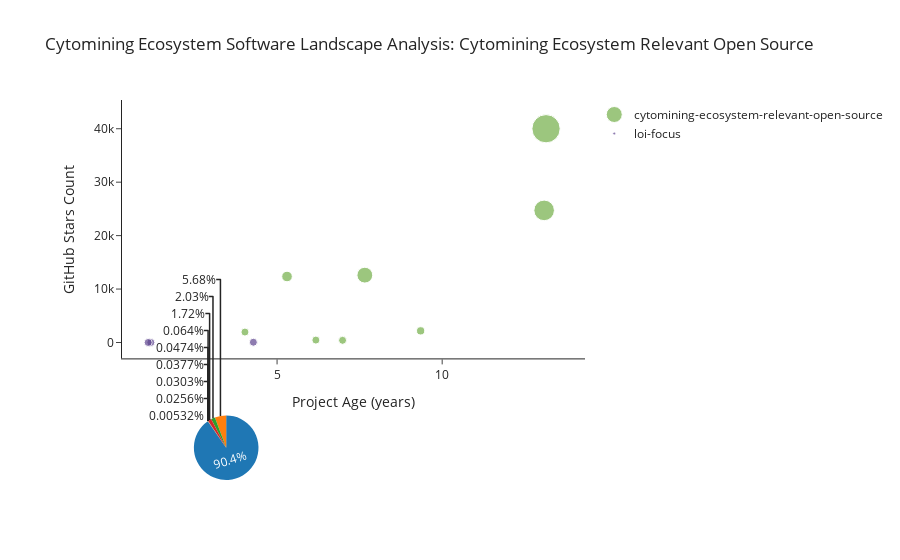
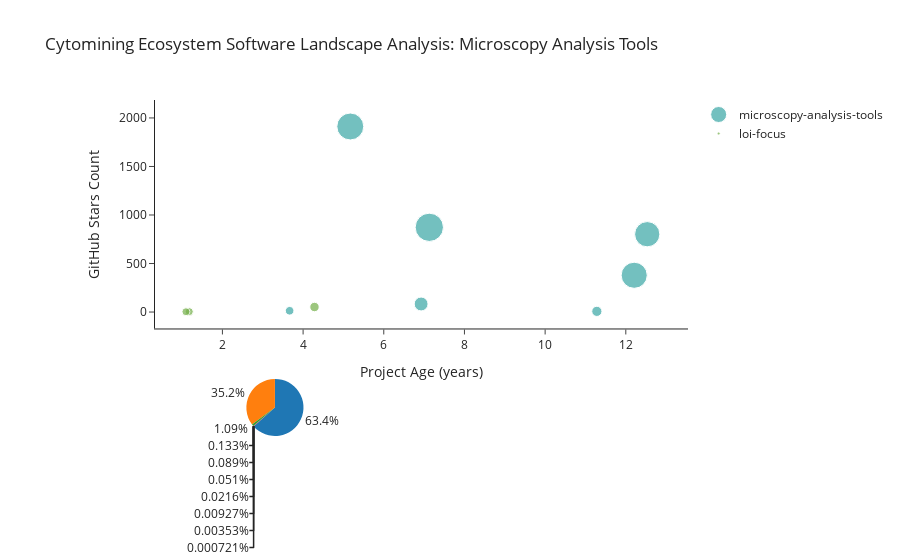

Notebook source saved alongside these figures, in order:
### Code cell
for category in (
    df_projects[df_projects["category"] != "loi-focus"]["category"].dropna().unique()
):
    target_df = df_projects[df_projects["category"].isin(["loi-focus", category])]
    category_title = category.replace("-", " ").title()
    create_plots_for_categories(target_df, category_title)

### Figure 1 — Plotly figure (JSON) as saved in the notebook; plotly's stock layout.template omitted (floating-point values rounded to 4 significant figures)
{"data": [{"hovertemplate": "<b>%{hovertext}</b><br><br>category=cytomining-ecosystem-relevant-open-source<br>Duration Created to Now in Years=%{x}<br>GitHub Stars=%{y}<br>GitHub Watchers=%{marker.size}<extra></extra>", "hovertext": ["pandas", "numpy", "arrow", "duckdb", "parquet-mr", "snakemake", "anndata", "parsl"], "legendgroup": "0", "marker": {"color": "rgb(115, 175, 72)", "size": [1121, 595, 351, 156, 95, 21, 15, 29], "sizemin": 4, "sizemode": "area", "sizeref": 2.803, "symbol": "circle"}, "mode": "markers", "name": "cytomining-ecosystem-relevant-open-source", "orientation": "v", "showlegend": true, "type": "scatter", "x": [13.15, 13.09, 7.658, 5.301, 9.348, 4.027, 6.175, 6.984], "xaxis": "x", "y": [40001, 24720, 12603, 12351, 2176, 1952, 450, 408], "yaxis": "y"}, {"hovertemplate": "<b>%{hovertext}</b><br><br>category=loi-focus<br>Duration Created to Now in Years=%{x}<br>GitHub Stars=%{y}<br>GitHub Watchers=%{marker.size}<extra></extra>", "hovertext": ["pycytominer", "IDR_stream", "CytoTable", "CytoSnake"], "legendgroup": "0", "marker": {"color": "rgb(95, 70, 144)", "size": [6, 2, 4, 0], "sizemin": 4, "sizemode": "area", "sizeref": 2.803, "symbol": "circle"}, "mode": "markers", "name": "loi-focus", "orientation": "v", "showlegend": true, "type": "scatter", "x": [4.282, 1.178, 1.096, 1.658], "xaxis": "x", "y": [52, 4, 3, 3], "yaxis": "y"}, {"domain": {"x": [0, 0.45], "y": [0, 0.17]}, "hovertemplate": "Language=%{label}<br>Value=%{value}<extra></extra>", "labels": ["C", "CSS", "Cython", "Dockerfile", "HTML", "Meson", "Python", "Shell", "Smarty", "XSLT"], "legendgroup": "1", "name": "", "showlegend": true, "type": "pie", "values": [386224, 6804, 1277471, 5751, 457000, 10664, 20322774, 14392, 8486, 1196]}], "layout": {"autosize": true, "legend": {"tracegroupgap": 800}, "title": {"text": "Cytomining Ecosystem Software Landscape Analysis: Cytomining Ecosystem Relevant Open Source"}, "xaxis": {"anchor": "y", "autorange": true, "domain": [0, 1], "range": [0.3585, 14.1], "title": {"text": "Project Age (years)"}, "type": "linear"}, "yaxis": {"anchor": "x", "autorange": true, "domain": [0.32, 1], "range": [-2486.0, 43340.0], "title": {"text": "GitHub Stars Count"}, "type": "linear"}}}

### Figure 2 — Plotly figure (JSON) as saved in the notebook; plotly's stock layout.template omitted (floating-point values rounded to 4 significant figures)
{"data": [{"hovertemplate": "<b>%{hovertext}</b><br><br>category=microscopy-analysis-tools<br>Duration Created to Now in Years=%{x}<br>GitHub Stars=%{y}<br>GitHub Watchers=%{marker.size}<extra></extra>", "hovertext": ["napari", "qupath", "CellProfiler", "ImageJ", "DeepProfiler", "BioProfiling.jl", "phenoripper"], "legendgroup": "0", "marker": {"color": "rgb(56, 166, 165)", "size": [49, 54, 43, 46, 13, 5, 7], "sizemin": 4, "sizemode": "area", "sizeref": 0.135, "symbol": "circle"}, "mode": "markers", "name": "microscopy-analysis-tools", "orientation": "v", "showlegend": true, "type": "scatter", "x": [5.17, 7.129, 12.53, 12.21, 6.926, 3.666, 11.28], "xaxis": "x", "y": [1912, 873, 802, 379, 83, 13, 7], "yaxis": "y"}, {"hovertemplate": "<b>%{hovertext}</b><br><br>category=loi-focus<br>Duration Created to Now in Years=%{x}<br>GitHub Stars=%{y}<br>GitHub Watchers=%{marker.size}<extra></extra>", "hovertext": ["pycytominer", "IDR_stream", "CytoTable", "CytoSnake"], "legendgroup": "0", "marker": {"color": "rgb(115, 175, 72)", "size": [6, 2, 4, 0], "sizemin": 4, "sizemode": "area", "sizeref": 0.135, "symbol": "circle"}, "mode": "markers", "name": "loi-focus", "orientation": "v", "showlegend": true, "type": "scatter", "x": [4.282, 1.178, 1.096, 1.658], "xaxis": "x", "y": [52, 4, 3, 3], "yaxis": "y"}, {"domain": {"x": [0, 0.45], "y": [0, 0.17]}, "hovertemplate": "Language=%{label}<br>Value=%{value}<extra></extra>", "labels": ["Assembly", "C", "CSS", "Dockerfile", "Java", "Makefile", "Python", "Rich Text Format", "Shell", "Singularity"], "legendgroup": "1", "name": "", "showlegend": true, "type": "pie", "values": [11735, 143196, 17573, 465, 8356727, 6722, 4637489, 2846, 1221, 95]}], "layout": {"autosize": true, "legend": {"tracegroupgap": 800}, "title": {"text": "Cytomining Ecosystem Software Landscape Analysis: Microscopy Analysis Tools"}, "xaxis": {"anchor": "y", "autorange": true, "domain": [0, 1], "range": [0.3827, 13.39], "title": {"text": "Project Age (years)"}, "type": "linear"}, "yaxis": {"anchor": "x", "autorange": true, "domain": [0.32, 1], "range": [-120.5, 2069.0], "title": {"text": "GitHub Stars Count"}, "type": "linear"}}}
